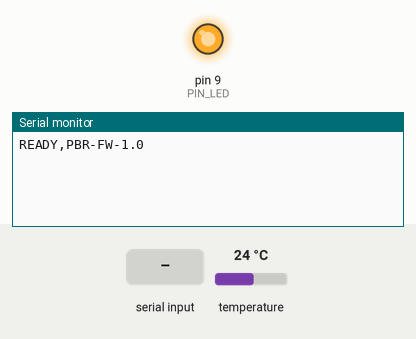
A sketch run on a simulated Arduino Uno, built with avr-gcc and run on an emulated ATmega328P. On the bench: output pins drawn as LEDs (lit = HIGH), the last lines printed to the serial monitor. Inputs (shaded band) come from the test bench; at power-on: temperature 24 °C. The local clock reads 2024-03-15 10:24:30 at power-on unless the sketch sets it; EEPROM starts erased.

Above: at 1.2 s.
1.3 s: "PING,1\n" received over Serial
At 1.9 s:
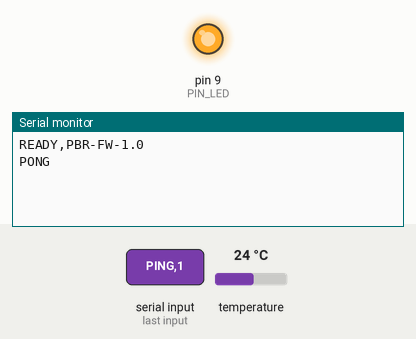
3.5 s: "LED,1\n" received over Serial
At 3.81 s:
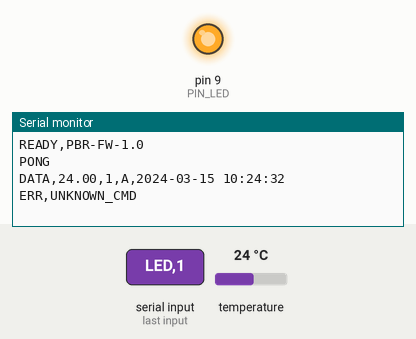

The sketch:

pbr_firmware.ino
```cpp
/*
 * Smart Airlift Photobioreactor - REFERENCE firmware (Arduino Uno)
 * ---------------------------------------------------------------
 * Implements docs/SERIAL_PROTOCOL.md so the web application can talk to the
 * hardware. Adapt pins / sensor / RTC types to the actual circuit built by the
 * hardware team - only the serial messages must stay the same.
 *
 * Assumed hardware (change if different):
 *   - DS18B20 waterproof temperature probe on D2 (4.7k pull-up to 5V)
 *   - DS3231 RTC on I2C (A4 = SDA, A5 = SCL)
 *   - LED strip switched by a logic-level MOSFET / relay on D9
 *
 * Libraries (Arduino Library Manager):
 *   OneWire, DallasTemperature, RTClib (Adafruit)
 *
 * Temperature is MONITORED ONLY - this firmware does not control heating/cooling.
 */
#include <OneWire.h>
#include <DallasTemperature.h>
#include <RTClib.h>
#include <EEPROM.h>

#define FW_VERSION   "PBR-FW-1.0"
#define PIN_ONEWIRE  2
#define PIN_LED      9
#define LED_ACTIVE   HIGH          // set LOW for active-low relay modules

OneWire oneWire(PIN_ONEWIRE);
DallasTemperature sensors(&oneWire);
RTC_DS3231 rtc;

// ---- persistent configuration (EEPROM) ----
struct Config {
  uint8_t  magic;                 // 0xA5 when valid
  uint16_t startMin;              // LED ON  time, minutes after midnight
  uint16_t stopMin;               // LED OFF time
  uint8_t  autoMode;              // 1 = follow schedule, 0 = manual
  uint8_t  manualLed;             // LED state in manual mode
  uint16_t intervalS;             // DATA reporting period
} cfg;

bool rtcOk = false;
float lastTemp = NAN;
unsigned long lastReport = 0;
unsigned long convStarted = 0;
bool ledOn = false;

char rx[65];
uint8_t rxLen = 0;

// ------------------------------------------------------------------ config
void loadConfig() {
  EEPROM.get(0, cfg);
  if (cfg.magic != 0xA5) {
    cfg = {0xA5, 6 * 60, 18 * 60, 1, 0, 2};
    EEPROM.put(0, cfg);
  }
}
void saveConfig() { EEPROM.put(0, cfg); }

// ------------------------------------------------------------------ helpers
bool scheduleOn(uint16_t nowMin) {
  if (cfg.startMin == cfg.stopMin) return false;
  if (cfg.startMin < cfg.stopMin) return nowMin >= cfg.startMin && nowMin < cfg.stopMin;
  return nowMin >= cfg.startMin || nowMin < cfg.stopMin;  // overnight window
}

void applyLed() {
  bool want = cfg.manualLed;
  if (cfg.autoMode && rtcOk) {
    DateTime n = rtc.now();
    want = scheduleOn(n.hour() * 60 + n.minute());
  }
  if (want != ledOn) {
    ledOn = want;
    digitalWrite(PIN_LED, ledOn ? LED_ACTIVE : !LED_ACTIVE);
  }
}

bool parseHHMM(const char *s, uint16_t &out) {
  int h, m;
  if (!s || sscanf(s, "%d:%d", &h, &m) != 2 || h < 0 || h > 23 || m < 0 || m > 59) return false;
  out = h * 60 + m;
  return true;
}

void sendData() {
  Serial.print(F("DATA,"));
  if (isnan(lastTemp)) Serial.print(F("NAN")); else Serial.print(lastTemp, 2);
  Serial.print(','); Serial.print(ledOn ? 1 : 0);
  Serial.print(','); Serial.print(cfg.autoMode ? 'A' : 'M');
  Serial.print(',');
  if (rtcOk) {
    char buf[20];
    DateTime n = rtc.now();
    snprintf(buf, sizeof buf, "%04d-%02d-%02d %02d:%02d:%02d",
             n.year(), n.month(), n.day(), n.hour(), n.minute(), n.second());
    Serial.print(buf);
  }
  Serial.println();
}

// ------------------------------------------------------------------ commands
void handleCommand(char *line) {
  for (char *p = line; *p; p++) *p = toupper(*p);
  char *cmd = strtok(line, ",");
  char *a1 = strtok(NULL, ",");
  char *a2 = strtok(NULL, ",");
  if (!cmd) return;

  if (!strcmp(cmd, "PING")) {
    Serial.println(F("PONG"));
  } else if (!strcmp(cmd, "HELLO")) {
    Serial.println(F("READY," FW_VERSION));
  } else if (!strcmp(cmd, "GET")) {
    sendData();
  } else if (!strcmp(cmd, "LED") && a1 && (!strcmp(a1, "ON") || !strcmp(a1, "OFF"))) {
    cfg.autoMode = 0;
    cfg.manualLed = !strcmp(a1, "ON");
    saveConfig(); applyLed();
    Serial.print(F("ACK,LED,")); Serial.println(a1);
    sendData();
  } else if (!strcmp(cmd, "MODE") && a1 && (!strcmp(a1, "AUTO") || !strcmp(a1, "MANUAL"))) {
    if (!strcmp(a1, "MANUAL")) { cfg.manualLed = ledOn; cfg.autoMode = 0; }
    else cfg.autoMode = 1;
    saveConfig(); applyLed();
    Serial.print(F("ACK,MODE,")); Serial.println(a1);
    sendData();
  } else if (!strcmp(cmd, "SCHED")) {
    uint16_t s, e;
    if (parseHHMM(a1, s) && parseHHMM(a2, e)) {
      cfg.startMin = s; cfg.stopMin = e; saveConfig(); applyLed();
      Serial.print(F("ACK,SCHED,")); Serial.print(a1); Serial.print(','); Serial.println(a2);
    } else Serial.println(F("ERR,BAD_ARGS,SCHED"));
  } else if (!strcmp(cmd, "INTERVAL") && a1) {
    long v = atol(a1);
    if (v >= 1 && v <= 3600) {
      cfg.intervalS = v; saveConfig();
      Serial.print(F("ACK,INTERVAL,")); Serial.println(v);
    } else Serial.println(F("ERR,BAD_ARGS,INTERVAL"));
  } else if (!strcmp(cmd, "TIME") && a1) {
    int Y, M, D, h, m, s;
    if (rtcOk && sscanf(a1, "%d-%d-%d %d:%d:%d", &Y, &M, &D, &h, &m, &s) == 6) {
      rtc.adjust(DateTime(Y, M, D, h, m, s));
      Serial.println(F("ACK,TIME"));
    } else Serial.println(rtcOk ? F("ERR,BAD_ARGS,TIME") : F("ERR,RTC"));
  } else {
    Serial.println(F("ERR,UNKNOWN_CMD"));
  }
}

void readSerial() {
  while (Serial.available()) {
    char c = Serial.read();
    if (c == '\r') continue;
    if (c == '\n') {
      rx[rxLen] = 0;
      if (rxLen) handleCommand(rx);
      rxLen = 0;
    } else if (rxLen < sizeof(rx) - 1) {
      rx[rxLen++] = c;
    }
  }
}

// ------------------------------------------------------------------ main
void setup() {
  pinMode(PIN_LED, OUTPUT);
  digitalWrite(PIN_LED, !LED_ACTIVE);
  Serial.begin(9600);
  loadConfig();

  rtcOk = rtc.begin();
  if (!rtcOk) Serial.println(F("ERR,RTC"));

  sensors.begin();
  if (sensors.getDeviceCount() == 0) Serial.println(F("ERR,SENSOR"));
  sensors.setResolution(12);
  sensors.setWaitForConversion(false);   // non-blocking: keep serial responsive
  sensors.requestTemperatures();
  convStarted = millis();

  applyLed();
  Serial.println(F("READY," FW_VERSION));
}

void loop() {
  readSerial();

  // 12-bit DS18B20 conversion takes ~750 ms
  if (millis() - convStarted >= 800) {
    float t = sensors.getTempCByIndex(0);
    lastTemp = (t == DEVICE_DISCONNECTED_C || t == 85.0) ? NAN : t;
    sensors.requestTemperatures();
    convStarted = millis();
  }

  applyLed();

  if (millis() - lastReport >= (unsigned long)cfg.intervalS * 1000UL) {
    lastReport = millis();
    sendData();
  }
}
```

Measured:
- after the input at 1.3 s, the serial monitor: prints a new line at once (image 1)
- after the input at 3.5 s, the serial monitor: prints a new line at once (image 2)
